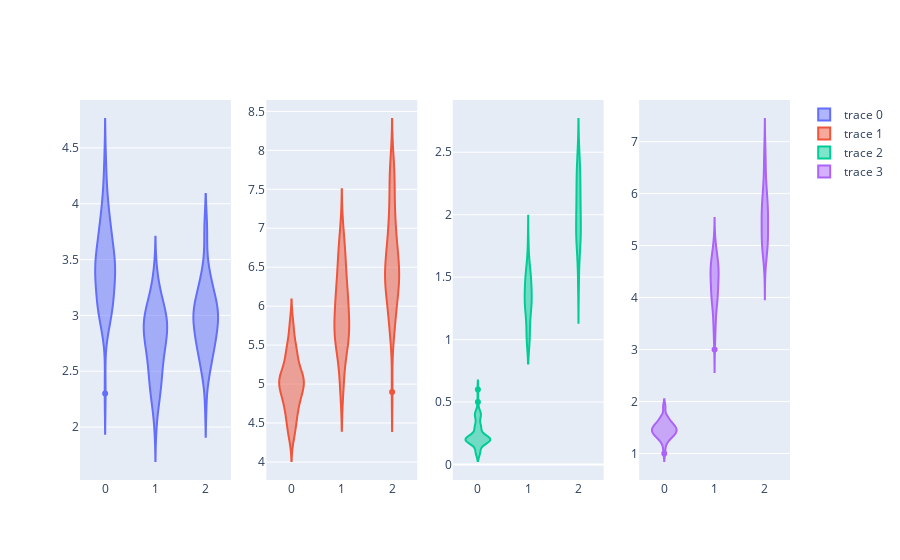

Notebook source saved alongside this figure:
### Code cell
fig = make_subplots(rows=1, cols=4)

fig.add_trace(
    go.Violin(x=df["target"], y=df["sepal_width"]),
    row=1, col=1
)

fig.add_trace(
    go.Violin(x=df["target"], y=df["sepal_length"]), 
    row=1, col=2
)

fig.add_trace(
    go.Violin(x=df["target"], y=df["petal_width"]),
    row=1, col=3
)

fig.add_trace(
    go.Violin(x=df["target"], y=df["petal_length"]), 
    row=1, col=4
)

### Figure 1 — Plotly figure (JSON) as saved in the notebook; plotly's stock layout.template omitted (floating-point values rounded to 4 significant figures; data arrays with more than 128 entries replaced by an {"elided": "..."} marker saying what was removed)
{"data": [{"type": "violin", "x": {"elided": "150 int values"}, "xaxis": "x", "y": {"elided": "150 float values"}, "yaxis": "y"}, {"type": "violin", "x": {"elided": "150 int values"}, "xaxis": "x2", "y": {"elided": "150 float values"}, "yaxis": "y2"}, {"type": "violin", "x": {"elided": "150 int values"}, "xaxis": "x3", "y": {"elided": "150 float values"}, "yaxis": "y3"}, {"type": "violin", "x": {"elided": "150 int values"}, "xaxis": "x4", "y": {"elided": "150 float values"}, "yaxis": "y4"}], "layout": {"autosize": true, "xaxis": {"anchor": "y", "autorange": true, "domain": [0, 0.2125], "range": [-0.5, 2.5], "type": "linear"}, "xaxis2": {"anchor": "y2", "autorange": true, "domain": [0.2625, 0.475], "range": [-0.5, 2.5], "type": "linear"}, "xaxis3": {"anchor": "y3", "autorange": true, "domain": [0.525, 0.7375], "range": [-0.5, 2.5], "type": "linear"}, "xaxis4": {"anchor": "y4", "autorange": true, "domain": [0.7875, 1], "range": [-0.5, 2.5], "type": "linear"}, "yaxis": {"anchor": "x", "autorange": true, "domain": [0, 1], "range": [1.526, 4.929], "type": "linear"}, "yaxis2": {"anchor": "x2", "autorange": true, "domain": [0, 1], "range": [3.769, 8.646], "type": "linear"}, "yaxis3": {"anchor": "x3", "autorange": true, "domain": [0, 1], "range": [-0.1239, 2.918], "type": "linear"}, "yaxis4": {"anchor": "x4", "autorange": true, "domain": [0, 1], "range": [0.4909, 7.8], "type": "linear"}}}
